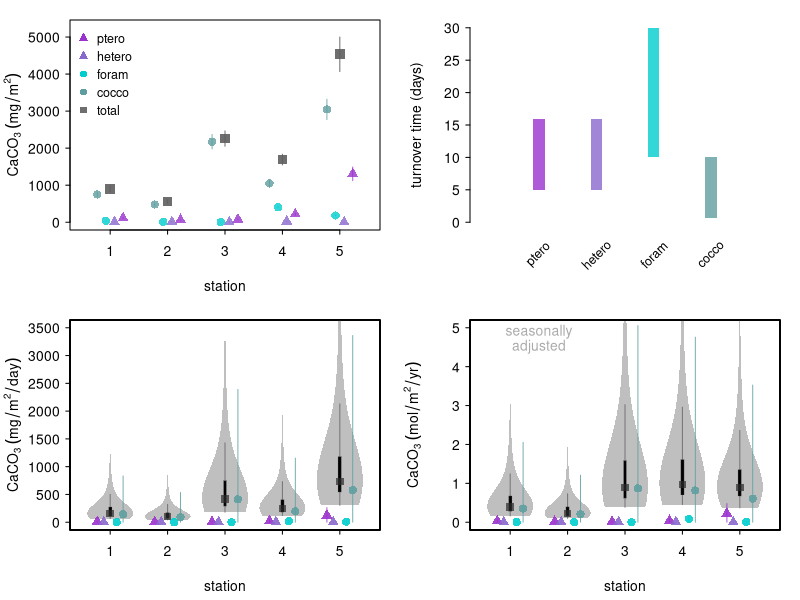

Source code (R):
#error propagation to calculate caco3 production from standing stocks and turnover times
#ziveri et al, submitted to nat. comms.

#vioplot must be installed, required for figure
require(vioplot) 

#station data
stations<- c(1,2,3,4,5)
lat<- c(22.754, 27.733, 35.267, 41.750, 49.833)

#set aesthetics
st_cols<- c("firebrick3","darkorange2","seagreen", "dodgerblue3","darkorchid3")
st_pch<- c(1,2,3,4,5)

groups<- c('ptero', 'hetero','foram','cocco')
gr_cols<- c("darkorchid3","mediumpurple3","cyan3", "cadetblue")
gr_pch<- c(17,17,16,16)


#import standing stock data
stdstk<- read.csv('stdstk.csv') #note this is unpublished data

ptero<- stdstk[,2]; ptero_sigma<- stdstk[,6]
hetero<- stdstk[,3]; hetero_sigma<- stdstk[,7]
foram<- stdstk[,4]; foram_sigma<- stdstk[,8]
coco<- stdstk[,5]; coco_sigma<- stdstk[,9]

calcite<- foram + coco
calcite_sigma<- foram_sigma + coco_sigma
aragonite<- ptero + hetero
aragonite_sigma<- ptero_sigma + hetero_sigma
tot<- calcite + aragonite
tot_sigma<- calcite_sigma + aragonite_sigma


###
#stdstk to production 

#turnover time
#set min and max turnover time in days
turnovr<-data.frame(group=c('ptero','hetero','foram','coco'),min=c(5,5,10,1/1.5), max=c(16,16,30,1/0.1))

#seasonal bias satellite PIC
satellite_pic <- read.csv('seawifs_pic_monthly_clim.csv') #seawifs pic monthly clim for each station
satellite_pic2017<- read.csv('seawifs_pic_2017.csv') #seawifs pic aug 2017 for each station
satellite_pic_annual_mean<- as.numeric(colMeans(satellite_pic, na.rm=TRUE))
satellite_pic_aug2017<- as.numeric(satellite_pic2017[8,])
seasonal_bias<- satellite_pic_aug2017/satellite_pic_annual_mean #ratio of pic Aug 2017 compared to annual climatology

#seasonal bias - zooplankton timeseries
seasonal_bias_zoo_HOTS_PAPA<- c(1.2,2) #ratio of aug/annal mean climatological zooplankton abundance from HOTS/PAPA
lat_HOTS_PAPA<-c(22.750, 50.100)
seasonal_bias_zoo<- predict(lm(seasonal_bias_zoo_HOTS_PAPA~lat_HOTS_PAPA), data.frame(lat_HOTS_PAPA=lat)) #extrapolate based on lat


#monte carlo simulation
#normal probability distributions for stdstk, flat probability distributions for turnovr time
mcmc_iterations<- 9999

p<-matrix(, nrow = mcmc_iterations, ncol = length(stations))
h<-matrix(, nrow = mcmc_iterations, ncol = length(stations))
f<-matrix(, nrow = mcmc_iterations, ncol = length(stations))
c<-matrix(, nrow = mcmc_iterations, ncol = length(stations))

ca<-matrix(, nrow = mcmc_iterations, ncol = length(stations))
a<-matrix(, nrow = mcmc_iterations, ncol = length(stations))
s<-matrix(, nrow = mcmc_iterations, ncol = length(stations))


p1<-matrix(, nrow = mcmc_iterations, ncol = length(stations))
h1<-matrix(, nrow = mcmc_iterations, ncol = length(stations))
f1<-matrix(, nrow = mcmc_iterations, ncol = length(stations))
c1<-matrix(, nrow = mcmc_iterations, ncol = length(stations))

ca1<-matrix(, nrow = mcmc_iterations, ncol = length(stations))
a1<-matrix(, nrow = mcmc_iterations, ncol = length(stations))
s1<-matrix(, nrow = mcmc_iterations, ncol = length(stations))

for(i in 1:mcmc_iterations){
	pi<- rnorm(length(ptero),ptero,ptero_sigma)*(365/runif(1,min=turnovr$min[1], max=turnovr$max[1]))
	hi<- rnorm(length(hetero),hetero,hetero_sigma)*(365/runif(1,min=turnovr$min[2], max=turnovr$max[2]))
	fi<- rnorm(length(foram),foram,foram_sigma)*(365/runif(1,min=turnovr$min[3], max=turnovr$max[3]))
	ci<- rnorm(length(coco),coco,coco_sigma)*(365/runif(1,min=turnovr$min[4], max=turnovr$max[4]))
		
	p[i,]<- pi
	h[i,]<- hi
	f[i,]<- fi
	c[i,]<- ci
	
	a[i,]<- pi + hi
	ca[i,]<- ci + fi
	s[i,]<- pi + hi + ci +fi

	#seasonal bias correction
	sbiasi<- seasonal_bias #for cocco/forams
	sbiasi_zoo<- seasonal_bias_zoo #for hetero/pteropods
		
	p1[i,]<- pi/sbiasi_zoo
	h1[i,]<- hi/sbiasi_zoo
	f1[i,]<- fi/sbiasi
	c1[i,]<- ci/sbiasi
		
	ca1[i,]<- (fi + ci)/sbiasi
	a1[i,]<- (pi + hi)/sbiasi_zoo
	s1[i,]<- ((fi + ci)/sbiasi + (pi + hi)/sbiasi_zoo)
}

#annual
ptero_annual<- apply(p, 2, quantile, probs=0.5, na.rm=TRUE); ptero_annual_lwr <- apply(p, 2, quantile, probs=0.025, na.rm=TRUE);ptero_annual_upr <- apply(p, 2, quantile, probs=0.975, na.rm=TRUE)
hetero_annual<- apply(h, 2, quantile, probs=0.5, na.rm=TRUE); hetero_annual_lwr <- apply(h, 2, quantile, probs=0.025, na.rm=TRUE);hetero_annual_upr <- apply(h, 2, quantile, probs=0.975, na.rm=TRUE)
foram_annual<- apply(f, 2, quantile, probs=0.5, na.rm=TRUE); foram_annual_lwr <- apply(f, 2, quantile, probs=0.025, na.rm=TRUE);foram_annual_upr <- apply(f, 2, quantile, probs=0.975, na.rm=TRUE)
coco_annual<- apply(c, 2, quantile, probs=0.5, na.rm=TRUE); coco_annual_lwr <- apply(c, 2, quantile, probs=0.025, na.rm=TRUE);coco_annual_upr <- apply(c, 2, quantile, probs=0.975, na.rm=TRUE) 

calcite_annual<- apply(ca, 2, quantile, probs=0.5, na.rm=TRUE); calcite_annual_lwr <- apply(ca, 2, quantile, probs=0.025, na.rm=TRUE);calcite_annual_upr <- apply(ca, 2, quantile, probs=0.975, na.rm=TRUE)
aragonite_annual<- apply(a, 2, quantile, probs=0.5, na.rm=TRUE); aragonite_annual_lwr <- apply(a, 2, quantile, probs=0.025, na.rm=TRUE);aragonite_annual_upr <- apply(a, 2, quantile, probs=0.975, na.rm=TRUE)

tot_annual<- apply(s, 2, quantile, probs=0.5, na.rm=TRUE); tot_annual_lwr <- apply(s, 2, quantile, probs=0.025, na.rm=TRUE);tot_annual_upr <- apply(s, 2, quantile, probs=0.975, na.rm=TRUE)


annual<- data.frame(stations=stations, 
ptero_annual=ptero_annual,ptero_annual_lwr=ptero_annual_lwr,ptero_annual_upr=ptero_annual_upr,
hetero_annual=hetero_annual,hetero_annual_lwr=hetero_annual_lwr, hetero_annual_upr=hetero_annual_upr,
foram_annual=foram_annual,foram_annual_lwr=foram_annual_lwr,foram_annual_upr=foram_annual_upr,
coco_annual=coco_annual,coco_annual_lwr=coco_annual_lwr,coco_annual_upr=coco_annual_upr,
calcite_annual=calcite_annual, calcite_annual_lwr=calcite_annual_lwr, calcite_annual_upr=calcite_annual_upr,
aragonite_annual=aragonite_annual,aragonite_annual_lwr=aragonite_annual_lwr,aragonite_annual_upr=aragonite_annual_upr,
tot_annual=tot_annual, tot_annual_lwr=tot_annual_lwr,tot_annual_upr=tot_annual_upr)

#export annual values, uncorrectd for seasonality
write.table(annual,file='annual_mg_m2_yr.csv', sep=',',row.names=FALSE)



#annual, seasonally corrected
ptero_annual_cor<- apply(p1, 2, quantile, probs=0.5, na.rm=TRUE); ptero_annual_cor_lwr <- apply(p1, 2, quantile, probs=0.025, na.rm=TRUE);ptero_annual_cor_upr <- apply(p1, 2, quantile, probs=0.975, na.rm=TRUE)
hetero_annual_cor<- apply(h1, 2, quantile, probs=0.5, na.rm=TRUE); hetero_annual_cor_lwr <- apply(h1, 2, quantile, probs=0.025, na.rm=TRUE);hetero_annual_cor_upr <- apply(h1, 2, quantile, probs=0.975, na.rm=TRUE)
foram_annual_cor<- apply(f1, 2, quantile, probs=0.5, na.rm=TRUE); foram_annual_cor_lwr <- apply(f1, 2, quantile, probs=0.025, na.rm=TRUE);foram_annual_cor_upr <- apply(f1, 2, quantile, probs=0.975, na.rm=TRUE)
coco_annual_cor<- apply(c1, 2, quantile, probs=0.5, na.rm=TRUE); coco_annual_cor_lwr <- apply(c1, 2, quantile, probs=0.025, na.rm=TRUE);coco_annual_cor_upr <- apply(c1, 2, quantile, probs=0.975, na.rm=TRUE) 

calcite_annual_cor<- apply(ca1, 2, quantile, probs=0.5, na.rm=TRUE); calcite_annual_cor_lwr <- apply(ca1, 2, quantile, probs=0.025, na.rm=TRUE);calcite_annual_cor_upr <- apply(ca1, 2, quantile, probs=0.975, na.rm=TRUE)
aragonite_annual_cor<- apply(a1, 2, quantile, probs=0.5, na.rm=TRUE); aragonite_annual_cor_lwr <- apply(a1, 2, quantile, probs=0.025, na.rm=TRUE);aragonite_annual_cor_upr <- apply(a1, 2, quantile, probs=0.975, na.rm=TRUE)

tot_annual_cor<- apply(s1, 2, quantile, probs=0.5, na.rm=TRUE); tot_annual_cor_lwr <- apply(s1, 2, quantile, probs=0.025, na.rm=TRUE);tot_annual_cor_upr <- apply(s1, 2, quantile, probs=0.975, na.rm=TRUE)


annual_cor<- data.frame(stations=stations, 
ptero_annual_cor=ptero_annual_cor,ptero_annual_cor_lwr=ptero_annual_cor_lwr,ptero_annual_cor_upr=ptero_annual_cor_upr,
hetero_annual_cor=hetero_annual_cor,hetero_annual_cor_lwr=hetero_annual_cor_lwr, hetero_annual_cor_upr=hetero_annual_cor_upr,
foram_annual_cor=foram_annual_cor,foram_annual_cor_lwr=foram_annual_cor_lwr,foram_annual_cor_upr=foram_annual_cor_upr,
coco_annual_cor=coco_annual_cor,coco_annual_cor_lwr=coco_annual_cor_lwr,coco_annual_cor_upr=coco_annual_cor_upr,
calcite_annual_cor=calcite_annual_cor, calcite_annual_cor_lwr=calcite_annual_cor_lwr, calcite_annual_cor_upr=calcite_annual_cor_upr,
aragonite_annual_cor=aragonite_annual_cor,aragonite_annual_cor_lwr=aragonite_annual_cor_lwr,aragonite_annual_cor_upr=aragonite_annual_cor_upr,
tot_annual_cor=tot_annual_cor, tot_annual_cor_lwr=tot_annual_cor_lwr,tot_annual_cor_upr=tot_annual_cor_upr)

#covert to mol/m2/yr
annual_cor_mol<- annual_cor/100/1000
#export annual values, correctd for seasonality in mol/m2/yr
write.table(annual_cor_mol,file='annual_cor_mol_m2_yr.csv', sep=',',row.names=FALSE)




###
#plot!
#dimensions
h=5.7
w=5.7
p<- dev.new(width=w, height=h); 
par(mfrow=c(2,2))
par(ps = 10, cex = 1, cex.main = 1); par(mgp=c(2.25,0.5,0)); par(las=1);par(tck=-0.02)
par(mar=c(3.5,3.5,1,1),xpd=TRUE)


#stndstk
plot(stations, tot, xlab='station', ylab=expression(CaCO[3]~(mg/m^2)), col=adjustcolor('grey99',alpha=0.01), pch=st_pch, xlim=c(0.5,5.5), ylim=c(0,5250))

for(i in 1:length(stations)){
	for(j in 1:length(groups)){
		lines(c(stations[i]+0.375-0.15*j, stations[i]+0.375-0.15*j), c(stdstk[i,j+1]-stdstk[i,j+5], stdstk[i,j+1]+stdstk[i,j+5]), col=adjustcolor(gr_cols[j],alpha=0.8), pch=gr_pch[j])
		points(stations[i]+0.375-0.15*j, stdstk[i,j+1], col=adjustcolor(gr_cols[j],alpha=0.8), pch=gr_pch[j],cex=1.1)	
	}
}

for(i in 1:length(stations)){
		lines(c(stations[i], stations[i]), c(tot[i]-tot_sigma[i], tot[i]+tot_sigma[i]), col=adjustcolor('grey37',alpha=0.9)) 
}

points(stations, tot, col=adjustcolor('grey37',alpha=0.9), pch=15,cex=1.3)

legend('topleft', pch=c(gr_pch,15),col=c(gr_cols,'grey43'),c(groups,'total'), cex=0.9,bty='n') #add legend


#turnover time
par(mar=c(3.5,3.5,1,1),xpd=TRUE)
plot(-1, -1, xlab='', ylab='turnover time (days)', col=adjustcolor('grey99',alpha=0.01), type='p', ylim=c(0,30),xlim=c(0,5), axes=FALSE);
axis(2, at=seq(0,30,by=5),labels=TRUE)

for(i in 1:length(groups)){
rect(i-0.1,turnovr$min[i],i+0.1,turnovr$max[i], col=adjustcolor(gr_cols[i],alpha=0.8),lty=1, lwd=1.5, border=NA)
}
text(c(1,2,3,4),-5,c('ptero', 'hetero','foram','cocco'),srt=45,cex=0.9)
 

#daily production, uncorrected for seasonality
par(mar=c(3.5,3.5,1,1),xpd=FALSE)
plot(stations, tot_annual/365, xlab='station', ylab=expression(CaCO[3]~(mg/m^2/day)), col=adjustcolor('grey99',alpha=0.01), pch=st_pch, xlim=c(0.5,5.5), ylim=c(0,3500))

for(i in 1:length(stations)){
vioplot(s[,i]/365, col=adjustcolor('grey17', alpha=0.3), horizontal=FALSE, at=i, add=TRUE,lty=1,pchMed=15, colMed=adjustcolor('grey17', alpha=0.7),cexMed=1.5,lineCol=adjustcolor('grey17', alpha=0.5),border=NA)
}

for(i in 1:length(stations)){
	lines(c(stations[i]-0.225,stations[i]-0.225), c(ptero_annual_lwr[i]/365,ptero_annual_upr[i])/365,col=adjustcolor(gr_cols[1],alpha=0.9), lwd=0.9,lty=1)
		lines(c(stations[i]-0.225/2,stations[i]-0.225/2), c(hetero_annual_lwr[i]/365,hetero_annual_upr[i])/365,col=adjustcolor(gr_cols[2],alpha=0.9), lwd=0.9,lty=1)
				lines(c(stations[i]+0.225/2,stations[i]+0.225/2), c(foram_annual_lwr[i]/365,foram_annual_upr[i])/365,col=adjustcolor(gr_cols[3],alpha=0.9), lwd=0.9,lty=1)
								lines(c(stations[i]+0.225,stations[i]+0.225), c(coco_annual_lwr[i]/365,coco_annual_upr[i])/365,col=adjustcolor(gr_cols[4],alpha=0.9), lwd=0.9,lty=1)	
	}
points(stations-0.225, ptero_annual/365,col=adjustcolor(gr_cols[1],alpha=0.9), pch=17, cex=1.1)
points(stations-0.225/2, hetero_annual/365,col=adjustcolor(gr_cols[2],alpha=0.9), pch=17, cex=1.1)
points(stations+0.225/2, foram_annual/365,col=adjustcolor(gr_cols[3],alpha=0.9), pch=16, cex=1.1)
points(stations+0.225, coco_annual/365,col=adjustcolor(gr_cols[4],alpha=0.9), pch=16, cex=1.1)


#annual production, corected for seasonality
par(mar=c(3.5,3.5,1,1),xpd=FALSE)
plot(stations, tot_annual_cor/100/1000, xlab='station', ylab=expression(CaCO[3]~(mol/m^2/yr)), col=adjustcolor('grey99',alpha=0.01), pch=st_pch, xlim=c(0.5,5.5), ylim=c(0,5))

for(i in 1:length(stations)){
vioplot(s1[,i]/100/1000, col=adjustcolor('grey17', alpha=0.3), horizontal=FALSE, at=i, add=TRUE,lty=1,pchMed=15, colMed=adjustcolor('grey17', alpha=0.7),lineCol=adjustcolor('grey17', alpha=0.5),border=NA)
}

for(i in 1:length(stations)){
	lines(c(stations[i]-0.225,stations[i]-0.225), c(ptero_annual_cor_lwr[i]/100/1000,ptero_annual_cor_upr[i])/100/1000,col=adjustcolor(gr_cols[1],alpha=0.9), lwd=0.9,lty=1)
		lines(c(stations[i]-0.225/2,stations[i]-0.225/2), c(hetero_annual_cor_lwr[i]/100/1000,hetero_annual_cor_upr[i])/100/1000,col=adjustcolor(gr_cols[2],alpha=0.9), lwd=0.9,lty=1)
				lines(c(stations[i]+0.225/2,stations[i]+0.225/2), c(foram_annual_cor_lwr[i]/100/1000,foram_annual_cor_upr[i])/100/1000,col=adjustcolor(gr_cols[3],alpha=0.9), lwd=0.9,lty=1)
								lines(c(stations[i]+0.225,stations[i]+0.225), c(coco_annual_cor_lwr[i]/100/1000,coco_annual_cor_upr[i])/100/1000,col=adjustcolor(gr_cols[4],alpha=0.9), lwd=0.9,lty=1)
		
	}
points(stations-0.225, ptero_annual_cor/100/1000,col=adjustcolor(gr_cols[1],alpha=0.9), pch=17, cex=1.1)
points(stations-0.225/2, hetero_annual_cor/100/1000,col=adjustcolor(gr_cols[2],alpha=0.9), pch=17, cex=1.1)
points(stations+0.225/2, foram_annual_cor/100/1000,col=adjustcolor(gr_cols[3],alpha=0.9), pch=16, cex=1.1)
points(stations+0.225, coco_annual_cor/100/1000,col=adjustcolor(gr_cols[4],alpha=0.9), pch=16, cex=1.1)

text(c(1.5,1.5), c(4.9,4.5),c('seasonally','adjusted'), col='grey67')
